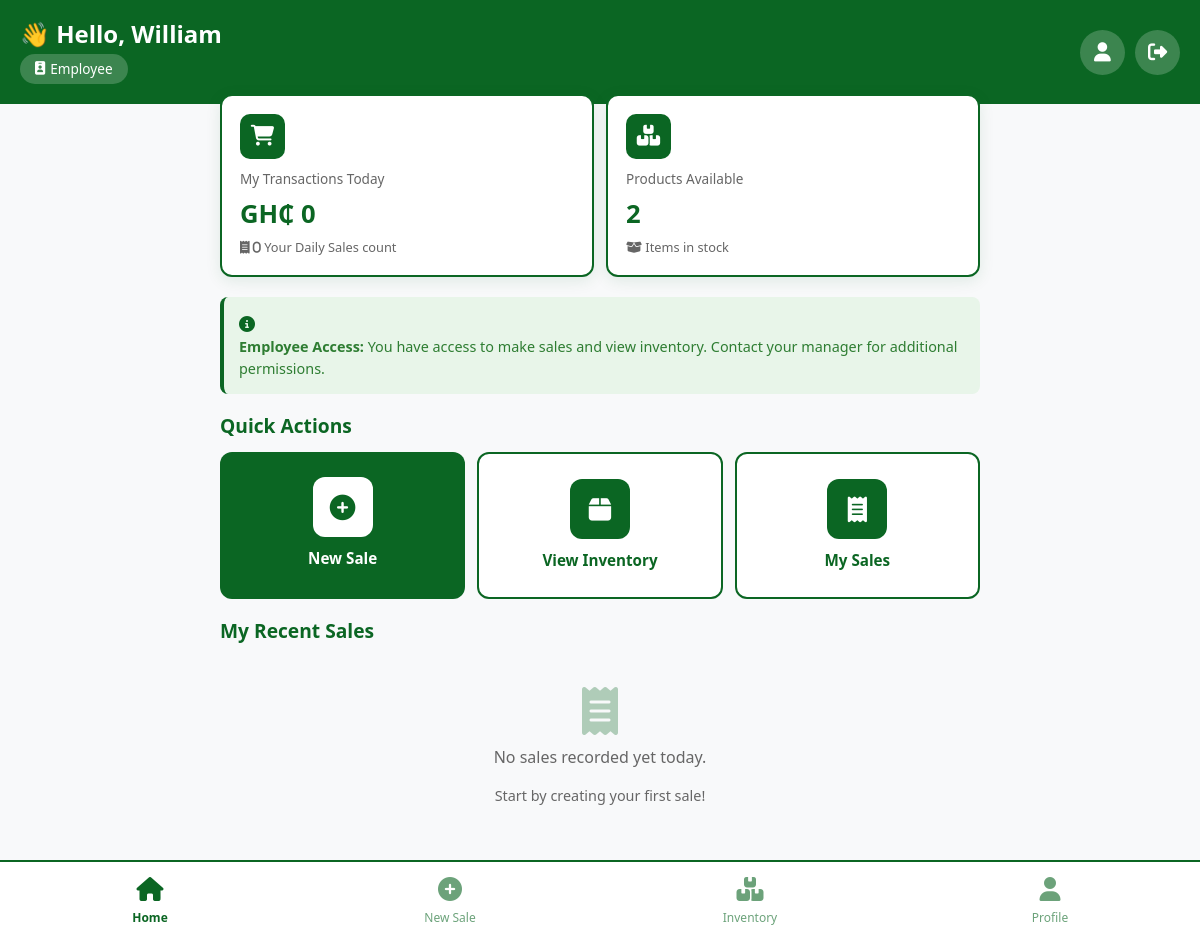
The app's page /user/dashboard/ (signed in), older data.
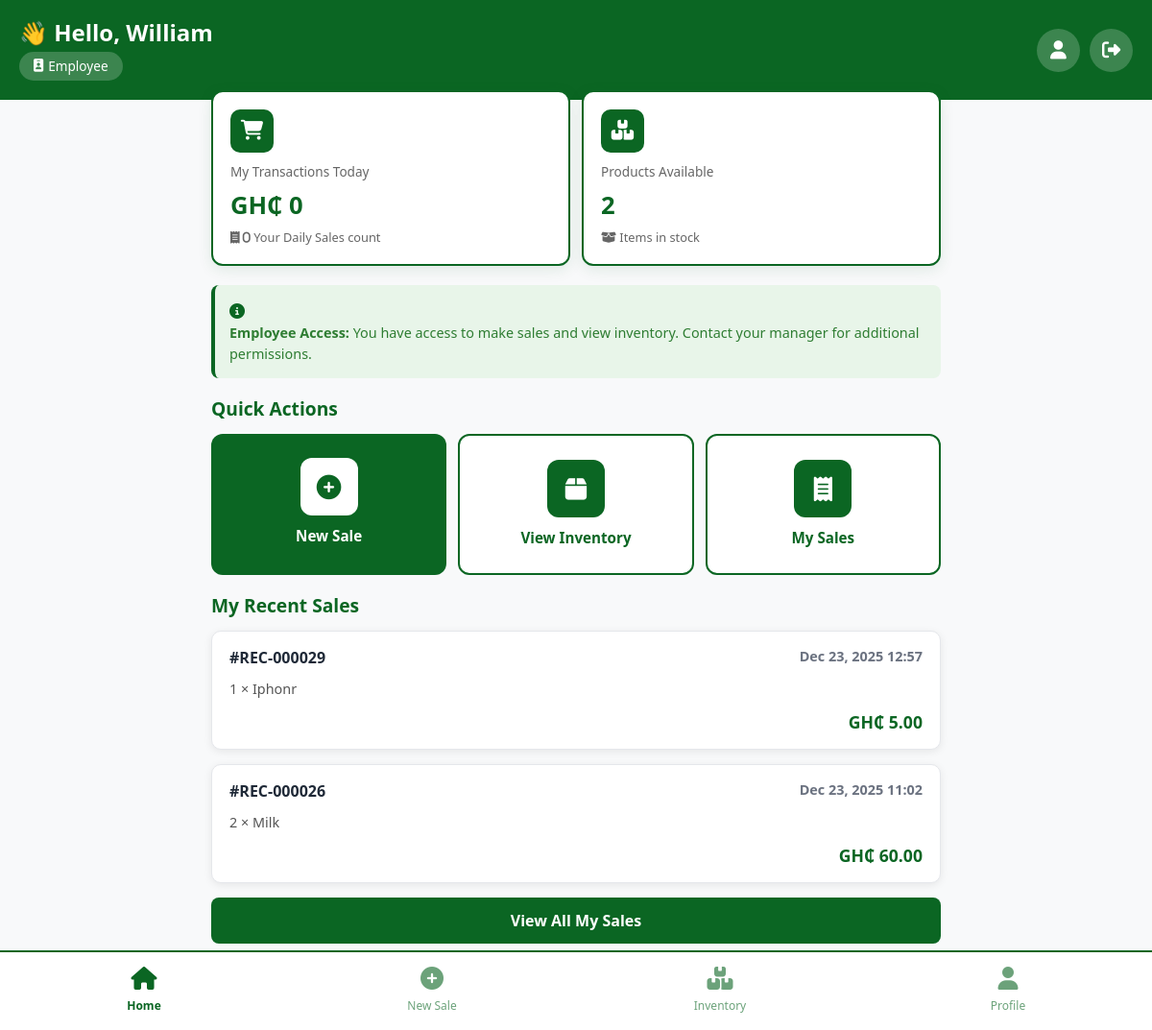
The same page, newer data.
### user/models.py (models this page shows, shortened)
class User(AbstractUser):
    POSITION_CHOICES = [
        ('admin', 'Admin'),
        ('owner', 'Owner'),
        ('worker', 'Worker'),
    ]
    email = models.EmailField(unique=True)
    position = models.CharField(
        max_length=50,
        choices=POSITION_CHOICES,
        blank=True,
    )
    last_login = models.DateTimeField(blank=True, null=True)
    is_active = models.BooleanField(default=True)
    is_staff = models.BooleanField(default=False)
    is_superuser = models.BooleanField(default=False)
    class Meta:
        db_table = 'account'  # reuse previous table name to ease migration

class Receipt(models.Model):
    sale = models.OneToOneField(Sales, on_delete=models.CASCADE)
    receipt_number = models.CharField(max_length=50, unique=True)
    issued_at = models.DateTimeField(auto_now_add=True)
    class Meta:
        db_table = 'receipt'

class SaleItem(models.Model):
    sale = models.ForeignKey(Sales, related_name="items", on_delete=models.CASCADE)
    product = models.ForeignKey(Product, on_delete=models.PROTECT)
    quantity = models.IntegerField()
    unit_price = models.DecimalField(max_digits=10, decimal_places=2)
    class Meta:
        db_table = 'sale_item'

class Product(models.Model):
    name = models.CharField(max_length=200)
    category = models.ForeignKey(Category, on_delete=models.PROTECT)
    description = models.TextField(blank=True)
    price = models.DecimalField(max_digits=10, decimal_places=2)
    cost_price = models.DecimalField(max_digits=10, decimal_places=2, null=True, blank=True)
    stock = models.IntegerField(default=0)
    min_stock = models.IntegerField(default=10)
    sku = models.CharField(max_length=50, blank=True)
    created_at = models.DateTimeField(auto_now_add=True)
    stock_level = models.CharField(max_length=50, blank=True, choices=[
        ('In Stock', 'In Stock'),
        ('Low Stock', 'Low Stock'),
        ('Out of Stock', 'Out of Stock'),
    ], default='In Stock')
    class Meta:
        db_table = 'product'

class Sales(models.Model):
    sales_id = models.AutoField(primary_key=True)
    PAYMENT_CHOICES = [
        ('cash', 'Cash'),
        ('mtn', 'MTN Mobile Money'),
        ('airtel', 'AirtelTigo Money'),
        ('vodafone', 'Vodafone Cash'),
        ('card', 'Card'),
    ]
    RECEIPT_CHOICES = [
        ('none', 'No Receipt'),
        ('sms', 'SMS'),
        ('whatsapp', 'WhatsApp'),
        ('email', 'Email'),
        ('print', 'Print PDF'),
    ]
    total_amount = models.DecimalField(max_digits=10, decimal_places=2, default=0.00)
    amount_paid = models.DecimalField(max_digits=10, decimal_places=2, null=True, blank=True)
    payment_method = models.CharField(max_length=20, choices=PAYMENT_CHOICES, default='cash')
    receipt_method = models.CharField(max_length=20, choices=RECEIPT_CHOICES, default='none')
    sale_date = models.DateTimeField(auto_now_add=True)
    cashier = models.ForeignKey(User, on_delete=models.PROTECT, blank=True, null=True, default=None)
    class Meta:
        db_table = 'sales'
        verbose_name_plural = 'Sales'

### user/views.py (the view)
# urls.py: path('user/dashboard/', views.user_dashboard, name='user_dashboard'),
@login_required
def user_dashboard(request):
    user=request.user
    products_list = Product.objects.count()
    total_categories = Category.objects.count()
    low_stock_count = Product.objects.filter(stock_level='Low Stock').count()
    today_sales = Sales.objects.filter(sale_date__date=date.today())
    receipt = Receipt.objects.filter(sale__cashier=user).select_related('sale').prefetch_related('sale__items__product').order_by('-issued_at')[:3]
    receipts = Receipt.objects.filter(sale__cashier=user).select_related('sale').order_by('-issued_at')[:5]
    receipt_count = Receipt.objects.filter(sale__cashier=user).count()
    today = date.today()
    today_sales = Sales.objects.filter(sale_date__date=today, cashier=user)
    total_sales_amount = sum(sale.total_amount for sale in today_sales)
    context={
        'total_products':products_list,
        'total_categories':total_categories,
        'low_stock_count': low_stock_count,
        'total_sales_amount': total_sales_amount,
        'today_sales_count': today_sales.count(),
        'user':user,
        'Receipt_count': receipt_count,
        'receipt': receipt,
        'receipts': receipts,
    }
    return render(request, 'user_dashboard.html',context)

### templates/user_dashboard.html (shortened to what this page needs)
{% load static %}
<!DOCTYPE html>
<html lang="en">
<head>
    <link href="https://cdn.jsdelivr.net/npm/bootstrap@5.3.0/dist/css/bootstrap.min.css" rel="stylesheet">
    <link rel="stylesheet" href="https://cdnjs.cloudflare.com/ajax/libs/font-awesome/6.4.0/css/all.min.css">
</head>
<body>
    <div class="top-header">
        <div class="header-content">
            <div class="welcome-section">
                <h2>👋 Hello, {{ user.first_name|default:"Employee" }}</h2>
                <span class="employee-badge">
                    <i class="fas fa-id-badge"></i> Employee
                </span>
            </div>
            <div class="header-actions">
                <button class="btn-profile" onclick="window.location.href='{% url 'profile' %}'">
                    <i class="fas fa-user"></i>
                </button>
                <form method="post" action="{% url 'logout' %}" style="display: inline;">
                    <button type="submit" class="btn-profile" title="Logout">
                        <i class="fas fa-sign-out-alt"></i>
                    </button>
                </form>
            </div>
        </div>
    </div>
    <div class="content-wrapper">
        <div class="quick-stats">
            <div class="stat-card">
                <div class="stat-icon">
                    <i class="fas fa-shopping-cart"></i>
                </div>
                <div class="stat-label">My Transactions Today</div>
                <div class="stat-value">  GH₵ {{ total_sales_amount|default:"0" }}</div>
                <div class="stat-change">
                    <i class="fas fa-receipt"> {{ today_sales_count|default:"0" }}</i> Your Daily Sales count
                </div>
            </div>
            <div class="stat-card">
                <div class="stat-icon">
                    <i class="fas fa-boxes"></i>
                </div>
                <div class="stat-label">Products Available</div>
                <div class="stat-value">{{ total_products|default:"0" }}</div>
                <div class="stat-change">
                    <i class="fas fa-box-open"></i> Items in stock
                </div>
            </div>
        </div>
        <div class="info-banner">
            <i class="fas fa-info-circle"></i>
            <p><strong>Employee Access:</strong> You have access to make sales and view inventory. Contact your manager for additional permissions.</p>
        </div>
        <div class="quick-actions">
            <h3 class="section-title">Quick Actions</h3>
            <div class="action-grid">
                <a href="{% url 'new_sale' %}" class="action-card primary">
                    <div class="action-icon">
                        <i class="fas fa-plus-circle"></i>
                    </div>
                    <div class="action-label">New Sale</div>
                </a>
                <a href="{% url 'inventory' %}" class="action-card">
                    <div class="action-icon">
                        <i class="fas fa-box"></i>
                    </div>
                    <div class="action-label">View Inventory</div>
                </a>
                <a href="{% url 'transactions' %}" class="action-card">
                    <div class="action-icon">
                        <i class="fas fa-receipt"></i>
                    </div>
                    <div class="action-label">My Sales</div>
                </a>
            </div>
        </div>
        <div class="recent-section">
            <h3 class="section-title">My Recent Sales</h3>
            {% if receipt %}
                {% for sale in receipt|slice:":3" %}
                    <div class="transaction-card">
                        <div class="transaction-header">
                            <span class="transaction-id">#{{ sale.receipt_number }}</span>
                            <span class="transaction-time">{{ sale.issued_at|date:"M d, Y H:i" }}</span>
                        </div>
                        <div class="transaction-body">
                            <div class="transaction-items">
                                {% for item in sale.sale.items.all %}
                                    <span class="item">
                                        {{ item.quantity }} × {{ item.product.name }}
                                    </span>
                                {% endfor %}
                            </div>
                        </div>
                        <div class="transaction-footer">
                            <span class="transaction-amount">GH₵ {{ sale.sale.total_amount|default:"0.00" }}</span>
                        </div>
                    </div>
                {% endfor %}
                <a href="{% url 'transactions' %}" class="view-all-btn">View All My Sales</a>
            {% else %}
                <div class="empty-state">
                    <i class="fas fa-receipt"></i>
                    <p>No sales recorded yet today.</p>
                    <p style="font-size: 0.9rem; margin-top: 10px;">Start by creating your first sale!</p>
                </div>
            {% endif %}
        </div>
    </div>
    <div class="bottom-nav">
        <a href="{% url 'dashboard' %}" class="nav-item active">
            <i class="fas fa-home"></i>
            <span>Home</span>
        </a>
        <a href="{% url 'new_sale' %}" class="nav-item">
            <i class="fas fa-plus-circle"></i>
            <span>New Sale</span>
        </a>
        <a href="{% url 'inventory' %}" class="nav-item">
            <i class="fas fa-boxes"></i>
            <span>Inventory</span>
        </a>
        <a href="{% url 'profile' %}" class="nav-item">
            <i class="fas fa-user"></i>
            <span>Profile</span>
        </a>
    </div>
</body>
</html>

Row changes from the older to the newer data that the page shows:
added Receipt: receipt_number "REC-000029", issued_at "Dec 23, 2025 12:57", sale.total_amount "5.00"
added SaleItem: quantity "1", product.name "Iphonr", shown under "REC-000029"
added Receipt: receipt_number "REC-000026", issued_at "Dec 23, 2025 11:02", sale.total_amount "60.00"
added SaleItem: quantity "2", product.name "Milk", shown under "REC-000026"
Text that changed along with them:
text no longer shown: "No sales recorded yet today. Start by creating your first sale!"
text now shown: "View All My Sales"
